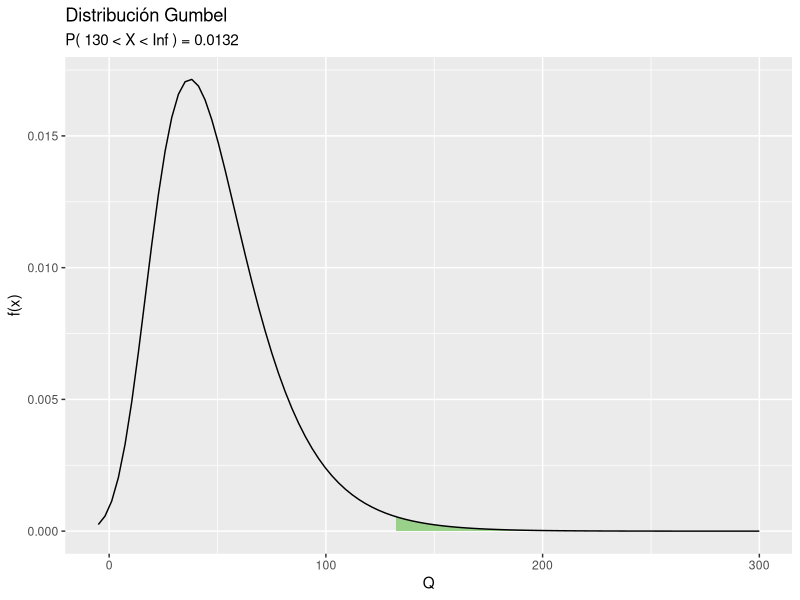

The R script that drew this image:
# Calcular probabilidad
library(ggplot2)
library(ordinal)

Calcular_probabilidad = function(location, scale, x1,x2){
  x <- seq(-5,300,length=100)
  hx <- dgumbel(x,location=location,scale = scale)
  
  #location es alpha y scale es beta
  gum <- data.frame(x,hx)
  
  funcShaded <- function(x) {
    hx <- dgumbel(x,location=location,scale = scale)
    hx[x < x1 | x > x2] <- NA
    return(hx)
  }
  
  area <- pgumbel(x2, location ,scale ) - pgumbel(x1, location ,scale)
  result <- paste("P(",x1,"< X <",x2,") =",
                  signif(area, digits=3))
  
  ggplot(gum, aes(x=x, y=hx))+
    stat_function(fun=funcShaded, geom="area", fill="#84CA72", alpha=0.8) +
    geom_line()+
    labs(x="Q", y="f(x)", title="Distribución Gumbel", subtitle = result)
}

Calcular_probabilidad(location=37.327, scale=21.444, x1=130, x2=Inf)

